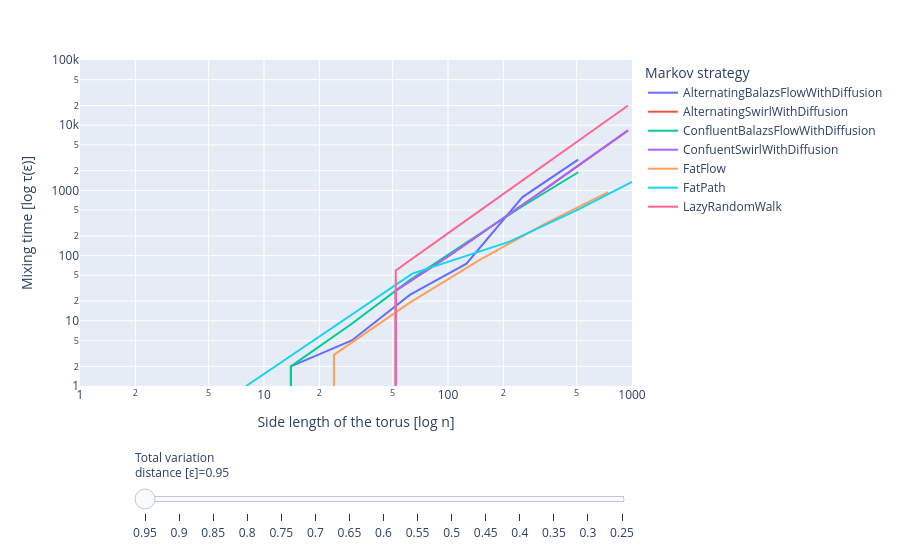

The notebook cell this image was saved under:
### Code cell
fig = px.line(data_animation, x='n', y='t', 
              animation_frame='tvd', color='mc', line_shape='linear', 
              log_x=True, log_y=True, 
              range_x=[1,1000], range_y=[1,100000], 
              hover_data={'n':False, 'tvd':False, 'mc':False}, 
              labels={'n': 'Side length of the torus [log n]', 
                      't': 'Mixing time [log τ(ε)]', 
                      'tvd': 'Total variation<br>distance [ε]', 
                      'mc':'Markov strategy'
                     }
             )


fig.update_layout(hovermode='x unified')

fig['layout'].pop('updatemenus')
fig.show()

### Figure 1 — Plotly figure (JSON) as saved in the notebook; plotly's stock layout.template omitted (floating-point values rounded to 4 significant figures)
{"data": [{"customdata": [[0.95, "AlternatingBalazsFlowWithDiffusion"], [0.95, "AlternatingBalazsFlowWithDiffusion"], [0.95, "AlternatingBalazsFlowWithDiffusion"], [0.95, "AlternatingBalazsFlowWithDiffusion"], [0.95, "AlternatingBalazsFlowWithDiffusion"], [0.95, "AlternatingBalazsFlowWithDiffusion"], [0.95, "AlternatingBalazsFlowWithDiffusion"]], "hovertemplate": "Mixing time [log τ(ε)]=%{y}<extra></extra>", "legendgroup": "AlternatingBalazsFlowWithDiffusion", "line": {"color": "#636efa", "dash": "solid", "shape": "linear"}, "mode": "lines", "name": "AlternatingBalazsFlowWithDiffusion", "orientation": "v", "showlegend": true, "type": "scatter", "x": [6, 14, 30, 62, 126, 254, 510], "xaxis": "x", "y": [0, 2, 5, 25, 75, 790, 2958], "yaxis": "y"}, {"customdata": [[0.95, "AlternatingSwirlWithDiffusion"], [0.95, "AlternatingSwirlWithDiffusion"], [0.95, "AlternatingSwirlWithDiffusion"], [0.95, "AlternatingSwirlWithDiffusion"], [0.95, "AlternatingSwirlWithDiffusion"], [0.95, "AlternatingSwirlWithDiffusion"], [0.95, "AlternatingSwirlWithDiffusion"], [0.95, "AlternatingSwirlWithDiffusion"], [0.95, "AlternatingSwirlWithDiffusion"], [0.95, "AlternatingSwirlWithDiffusion"], [0.95, "AlternatingSwirlWithDiffusion"], [0.95, "AlternatingSwirlWithDiffusion"], [0.95, "AlternatingSwirlWithDiffusion"], [0.95, "AlternatingSwirlWithDiffusion"], [0.95, "AlternatingSwirlWithDiffusion"], [0.95, "AlternatingSwirlWithDiffusion"], [0.95, "AlternatingSwirlWithDiffusion"], [0.95, "AlternatingSwirlWithDiffusion"], [0.95, "AlternatingSwirlWithDiffusion"], [0.95, "AlternatingSwirlWithDiffusion"]], "hovertemplate": "Mixing time [log τ(ε)]=%{y}<extra></extra>", "legendgroup": "AlternatingSwirlWithDiffusion", "line": {"color": "#EF553B", "dash": "solid", "shape": "linear"}, "mode": "lines", "name": "AlternatingSwirlWithDiffusion", "orientation": "v", "showlegend": true, "type": "scatter", "x": [2, 52, 102, 152, 202, 252, 302, 352, 402, 452, 502, 552, 602, 652, 702, 752, 802, 852, 902, 952], "xaxis": "x", "y": [0, 29, 101, 218, 380, 589, 843, 1143, 1490, 1882, 2319, 2803, 3333, 3908, 4530, 5197, 5910, 6669, 7474, 8324], "yaxis": "y"}, {"customdata": [[0.95, "ConfluentBalazsFlowWithDiffusion"], [0.95, "ConfluentBalazsFlowWithDiffusion"], [0.95, "ConfluentBalazsFlowWithDiffusion"], [0.95, "ConfluentBalazsFlowWithDiffusion"], [0.95, "ConfluentBalazsFlowWithDiffusion"], [0.95, "ConfluentBalazsFlowWithDiffusion"], [0.95, "ConfluentBalazsFlowWithDiffusion"]], "hovertemplate": "Mixing time [log τ(ε)]=%{y}<extra></extra>", "legendgroup": "ConfluentBalazsFlowWithDiffusion", "line": {"color": "#00cc96", "dash": "solid", "shape": "linear"}, "mode": "lines", "name": "ConfluentBalazsFlowWithDiffusion", "orientation": "v", "showlegend": true, "type": "scatter", "x": [6, 14, 30, 62, 126, 254, 510], "xaxis": "x", "y": [0, 2, 9, 42, 159, 571, 1900], "yaxis": "y"}, {"customdata": [[0.95, "ConfuentSwirlWithDiffusion"], [0.95, "ConfuentSwirlWithDiffusion"], [0.95, "ConfuentSwirlWithDiffusion"], [0.95, "ConfuentSwirlWithDiffusion"], [0.95, "ConfuentSwirlWithDiffusion"], [0.95, "ConfuentSwirlWithDiffusion"], [0.95, "ConfuentSwirlWithDiffusion"], [0.95, "ConfuentSwirlWithDiffusion"], [0.95, "ConfuentSwirlWithDiffusion"], [0.95, "ConfuentSwirlWithDiffusion"], [0.95, "ConfuentSwirlWithDiffusion"], [0.95, "ConfuentSwirlWithDiffusion"], [0.95, "ConfuentSwirlWithDiffusion"], [0.95, "ConfuentSwirlWithDiffusion"], [0.95, "ConfuentSwirlWithDiffusion"], [0.95, "ConfuentSwirlWithDiffusion"], [0.95, "ConfuentSwirlWithDiffusion"], [0.95, "ConfuentSwirlWithDiffusion"], [0.95, "ConfuentSwirlWithDiffusion"], [0.95, "ConfuentSwirlWithDiffusion"]], "hovertemplate": "Mixing time [log τ(ε)]=%{y}<extra></extra>", "legendgroup": "ConfuentSwirlWithDiffusion", "line": {"color": "#ab63fa", "dash": "solid", "shape": "linear"}, "mode": "lines", "name": "ConfuentSwirlWithDiffusion", "orientation": "v", "showlegend": true, "type": "scatter", "x": [2, 52, 102, 152, 202, 252, 302, 352, 402, 452, 502, 552, 602, 652, 702, 752, 802, 852, 902, 952], "xaxis": "x", "y": [0, 29, 101, 218, 380, 589, 843, 1143, 1490, 1882, 2319, 2803, 3333, 3908, 4530, 5197, 5910, 6669, 7474, 8324], "yaxis": "y"}, {"customdata": [[0.95, "FatFlow"], [0.95, "FatFlow"], [0.95, "FatFlow"], [0.95, "FatFlow"], [0.95, "FatFlow"], [0.95, "FatFlow"], [0.95, "FatFlow"]], "hovertemplate": "Mixing time [log τ(ε)]=%{y}<extra></extra>", "legendgroup": "FatFlow", "line": {"color": "#FFA15A", "dash": "solid", "shape": "linear"}, "mode": "lines", "name": "FatFlow", "orientation": "v", "showlegend": true, "type": "scatter", "x": [8, 24, 62, 148, 338, 338, 742], "xaxis": "x", "y": [0, 3, 19, 85, 309, 308, 944], "yaxis": "y"}, {"customdata": [[0.95, "FatPath"], [0.95, "FatPath"], [0.95, "FatPath"], [0.95, "FatPath"], [0.95, "FatPath"]], "hovertemplate": "Mixing time [log τ(ε)]=%{y}<extra></extra>", "legendgroup": "FatPath", "line": {"color": "#19d3f3", "dash": "solid", "shape": "linear"}, "mode": "lines", "name": "FatPath", "orientation": "v", "showlegend": true, "type": "scatter", "x": [8, 64, 216, 512, 1000], "xaxis": "x", "y": [1, 53, 164, 510, 1353], "yaxis": "y"}, {"customdata": [[0.95, "LazyRandomWalk"], [0.95, "LazyRandomWalk"], [0.95, "LazyRandomWalk"], [0.95, "LazyRandomWalk"], [0.95, "LazyRandomWalk"], [0.95, "LazyRandomWalk"], [0.95, "LazyRandomWalk"], [0.95, "LazyRandomWalk"], [0.95, "LazyRandomWalk"], [0.95, "LazyRandomWalk"], [0.95, "LazyRandomWalk"], [0.95, "LazyRandomWalk"], [0.95, "LazyRandomWalk"], [0.95, "LazyRandomWalk"], [0.95, "LazyRandomWalk"], [0.95, "LazyRandomWalk"], [0.95, "LazyRandomWalk"], [0.95, "LazyRandomWalk"], [0.95, "LazyRandomWalk"], [0.95, "LazyRandomWalk"]], "hovertemplate": "Mixing time [log τ(ε)]=%{y}<extra></extra>", "legendgroup": "LazyRandomWalk", "line": {"color": "#FF6692", "dash": "solid", "shape": "linear"}, "mode": "lines", "name": "LazyRandomWalk", "orientation": "v", "showlegend": true, "type": "scatter", "x": [2, 52, 102, 152, 202, 252, 302, 352, 402, 452, 502, 552, 602, 652, 702, 752, 802, 852, 902, 952], "xaxis": "x", "y": [0, 59, 229, 511, 903, 1406, 2020, 2745, 3581, 4527, 5585, 6753, 8032, 9422, 10922, 12534, 14256, 16090, 18034, 20089], "yaxis": "y"}], "layout": {"hovermode": "x unified", "legend": {"title": {"text": "Markov strategy"}, "tracegroupgap": 0}, "margin": {"t": 60}, "sliders": [{"active": 0, "currentvalue": {"prefix": "Total variation<br>distance [ε]="}, "len": 0.9, "pad": {"b": 10, "t": 60}, "steps": [{"args": [["0.95"], {"frame": {"duration": 0, "redraw": false}, "fromcurrent": true, "mode": "immediate", "transition": {"duration": 0, "easing": "linear"}}], "label": "0.95", "method": "animate"}, {"args": [["0.9"], {"frame": {"duration": 0, "redraw": false}, "fromcurrent": true, "mode": "immediate", "transition": {"duration": 0, "easing": "linear"}}], "label": "0.9", "method": "animate"}, {"args": [["0.85"], {"frame": {"duration": 0, "redraw": false}, "fromcurrent": true, "mode": "immediate", "transition": {"duration": 0, "easing": "linear"}}], "label": "0.85", "method": "animate"}, {"args": [["0.8"], {"frame": {"duration": 0, "redraw": false}, "fromcurrent": true, "mode": "immediate", "transition": {"duration": 0, "easing": "linear"}}], "label": "0.8", "method": "animate"}, {"args": [["0.75"], {"frame": {"duration": 0, "redraw": false}, "fromcurrent": true, "mode": "immediate", "transition": {"duration": 0, "easing": "linear"}}], "label": "0.75", "method": "animate"}, {"args": [["0.7"], {"frame": {"duration": 0, "redraw": false}, "fromcurrent": true, "mode": "immediate", "transition": {"duration": 0, "easing": "linear"}}], "label": "0.7", "method": "animate"}, {"args": [["0.65"], {"frame": {"duration": 0, "redraw": false}, "fromcurrent": true, "mode": "immediate", "transition": {"duration": 0, "easing": "linear"}}], "label": "0.65", "method": "animate"}, {"args": [["0.6"], {"frame": {"duration": 0, "redraw": false}, "fromcurrent": true, "mode": "immediate", "transition": {"duration": 0, "easing": "linear"}}], "label": "0.6", "method": "animate"}, {"args": [["0.55"], {"frame": {"duration": 0, "redraw": false}, "fromcurrent": true, "mode": "immediate", "transition": {"duration": 0, "easing": "linear"}}], "label": "0.55", "method": "animate"}, {"args": [["0.5"], {"frame": {"duration": 0, "redraw": false}, "fromcurrent": true, "mode": "immediate", "transition": {"duration": 0, "easing": "linear"}}], "label": "0.5", "method": "animate"}, {"args": [["0.45"], {"frame": {"duration": 0, "redraw": false}, "fromcurrent": true, "mode": "immediate", "transition": {"duration": 0, "easing": "linear"}}], "label": "0.45", "method": "animate"}, {"args": [["0.4"], {"frame": {"duration": 0, "redraw": false}, "fromcurrent": true, "mode": "immediate", "transition": {"duration": 0, "easing": "linear"}}], "label": "0.4", "method": "animate"}, {"args": [["0.35"], {"frame": {"duration": 0, "redraw": false}, "fromcurrent": true, "mode": "immediate", "transition": {"duration": 0, "easing": "linear"}}], "label": "0.35", "method": "animate"}, {"args": [["0.3"], {"frame": {"duration": 0, "redraw": false}, "fromcurrent": true, "mode": "immediate", "transition": {"duration": 0, "easing": "linear"}}], "label": "0.3", "method": "animate"}, {"args": [["0.25"], {"frame": {"duration": 0, "redraw": false}, "fromcurrent": true, "mode": "immediate", "transition": {"duration": 0, "easing": "linear"}}], "label": "0.25", "method": "animate"}], "x": 0.1, "xanchor": "left", "y": 0, "yanchor": "top"}], "xaxis": {"anchor": "y", "domain": [0, 1], "range": [0, 3.0], "title": {"text": "Side length of the torus [log n]"}, "type": "log"}, "yaxis": {"anchor": "x", "domain": [0, 1], "range": [0, 5], "title": {"text": "Mixing time [log τ(ε)]"}, "type": "log"}}}
